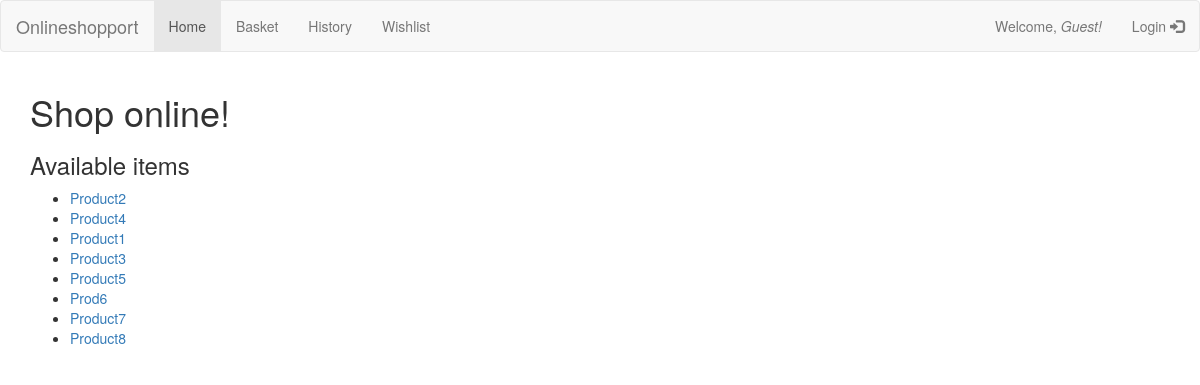
The app's page /, older data.
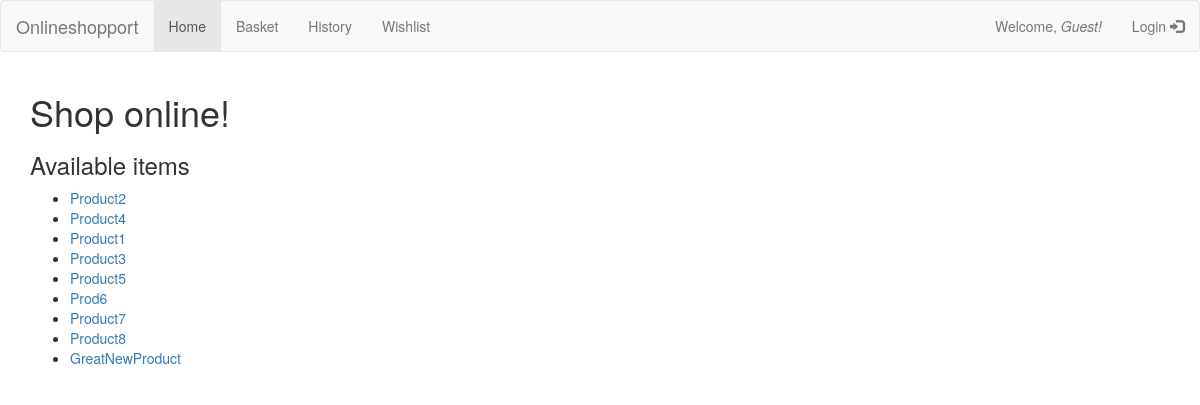
The same page, newer data.
### osp/models.py (models this page shows, shortened)
class Item(models.Model):
    name = models.CharField(max_length=50)
    cost = models.IntegerField()
    discount = models.SmallIntegerField(default=0)
    available = models.IntegerField(default=1)
    purchase_quantity = models.IntegerField(default=0)
    listed = models.BooleanField(default=True)
    basket = models.ManyToManyField(Basket)
    wishlist = models.ManyToManyField(Wishlist)
    seller = models.CharField(max_length=50, null=True)

### osp/views.py (the view)
# urls.py: url(r'^$', views.index, name='index'),
def index(request):
    if request.user.has_perm('osp.change_item'):
        item_list = Item.objects.filter(listed=True, seller=request.user.username)
    else:
        item_list = Item.objects.filter(listed=True)
    context = {'item_list': item_list}
    return render(request, 'osp/index.html',context)

### osp/templates/osp/index.html (shortened to what this page needs)
{% extends "osp/base.html" %}
{% block content %}
<h1>Shop online!</h1>
{% if perms.osp.add_item %}
    <h3>Your items</h3>
{% else %}
    <h3>Available items</h3>
{% endif %}
{% if item_list %}
    <ul>
    {% for item in item_list %}
    <li><a href="{% url 'osp:detail' item.name %}">{{ item.name }}</a></li>
    {% endfor %}
    </ul>
{% else %}
    <p>Stock empty.</p>
{% endif %}
{% endblock %}

Row changes from the older to the newer data that the page shows:
added Item: name "GreatNewProduct"
